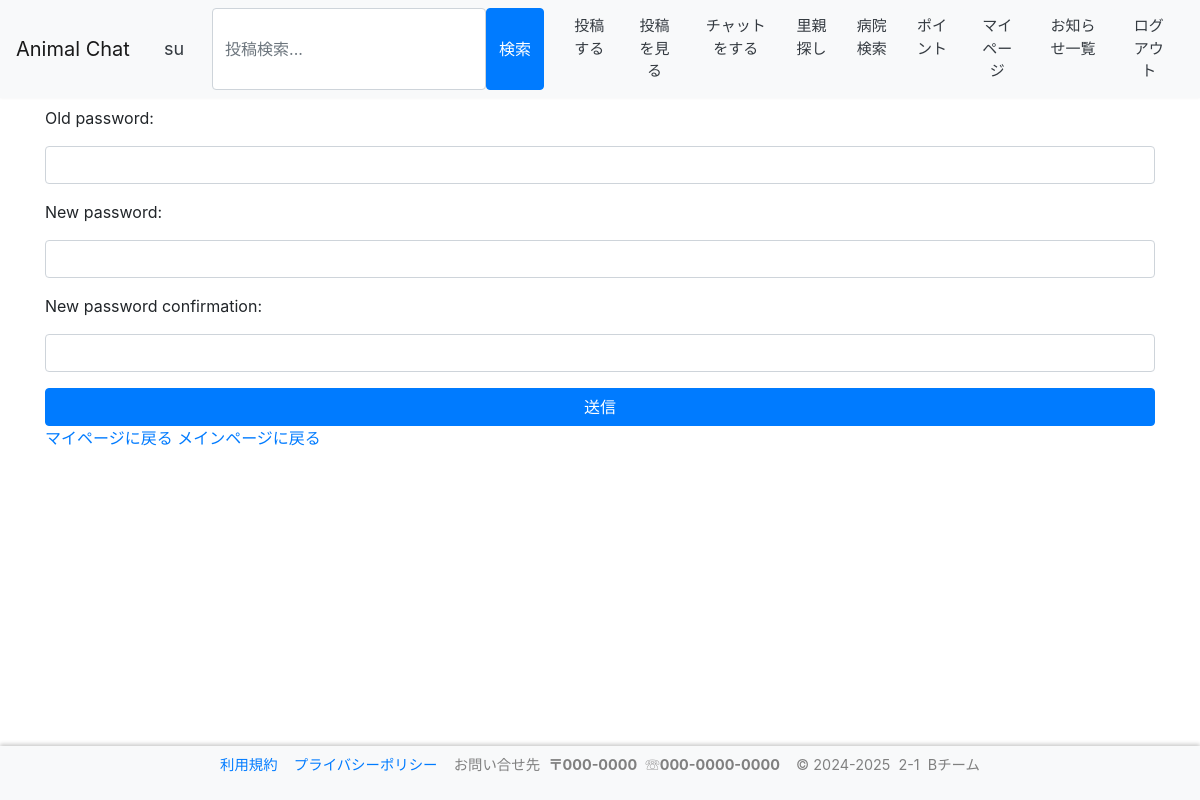
/mypage/pwchange/ (signed in), run on an earlier commit of the app's database.
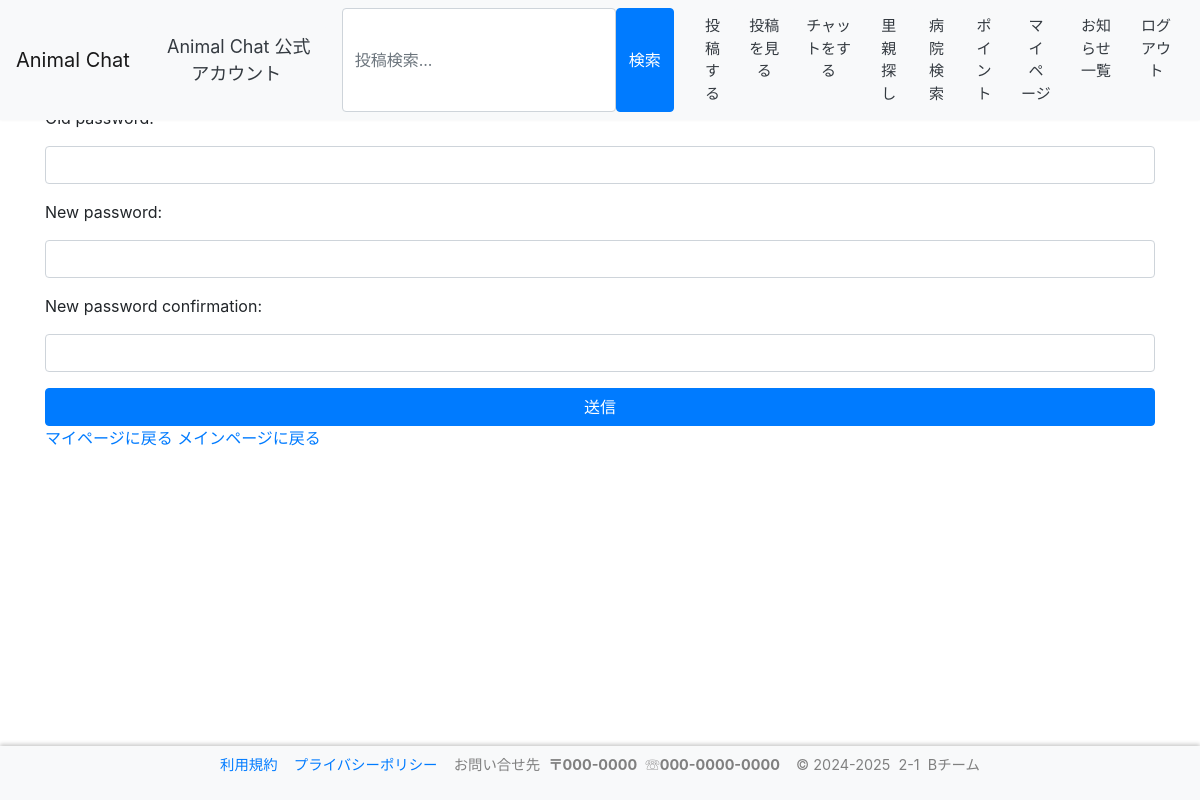
And on a later commit of the database.
### accounts/models.py (models this page shows)
class User(AbstractBaseUser, PermissionsMixin):
    screen_name = models.CharField(
        gettext_lazy('アカウント名'),
        max_length=128,
        default='',
        blank=True,
        help_text=gettext_lazy('128文字以内で入力してください'),
    )
    email = models.EmailField(gettext_lazy('メールアドレス'), unique=True)
    is_staff = models.BooleanField(
        gettext_lazy('staff status'),
        default=False,
        help_text=gettext_lazy('Designates whether the user can log into this admin site.'),
    )
    is_active = models.BooleanField(
        gettext_lazy('active'),
        default=True,
        help_text=gettext_lazy(
            'Designates whether this user should be treated as active. Unselect this instead of deleting accounts.'
        ),
    )
    date_joined = models.DateTimeField(gettext_lazy('date joined'), default=timezone.now)
    objects = CustomUserManager()
    points = models.IntegerField(
        default=0,
        blank=True,
        null=True,
    )
    pt_give = models.IntegerField(
        default=0,
        blank=True,
        null=True,
    )
    pt_temp = models.IntegerField(
        default=0,
        blank=True,
        null=True,
    )
    icon = models.ImageField(
        upload_to='icon',
        verbose_name='画像',
        null=True,
        blank=True,
        default="icon/default.png",
    )
    profile = models.TextField(
        gettext_lazy('プロフィール'),
        max_length=200,
        null=True,
        default='',
        blank=True,
        help_text=gettext_lazy('200文字以内で入力してください'),
    )
    USERNAME_FIELD = 'email'
    REQUIRED_FIELDS = []
    class Meta:
        verbose_name = gettext_lazy('user')
        verbose_name_plural = gettext_lazy('users')
    def __str__(self):
        return self.__unicode__()
    def __unicode__(self):
        return self.screen_name or self.email

### accounts/views.py (the view)
# urls.py: path("mypage/pwchange/",views.PasswordChange.as_view(),name="pwchange"),
class PasswordChange(PasswordChangeView):
    login_url = '/login/'
    """パスワード変更ビュー"""
    form_class = PasswordChangeForm
    success_url = reverse_lazy('accounts:pwdone')
    template_name = 'accounts/password_change.html'

### accounts/forms.py
class PasswordChangeForm(PasswordChangeForm):
    def __init__(self, *args, **kwargs):
        super().__init__(*args, **kwargs)
        for field in self.fields.values():
            field.widget.attrs['class'] = 'form-control'

### templates/accounts/password_change.html (shortened to what this page needs)
{% extends "base.html" %}
{% load static %}
{% block content %}
<div class="header"><h3>パスワードの変更</h3></div>
<form action="" method="POST">
    {% for field in form %}
    <div class="form-group">
        <label for="{{ field.id_for_label }}">{{ field.label_tag }}</label>
        {{ field }}
    </div>
    {% endfor %}
    <button type="submit" class="btn btn-primary btn-block">送信</button>
    <a href="{% url 'accounts:mypage' %}">マイページに戻る</a>
    <a href="{% url 'accounts:index' %}">メインページに戻る</a>
</form>
{%endblock%}

### templates/base.html (shortened to what the changed rows need)
<!doctype html>
<html lang="ja">
{% load static %}
<head>
    <link rel="stylesheet" href="https://cdn.jsdelivr.net/npm/bootstrap@4.6.0/dist/css/bootstrap.min.css"
>
    <link rel="stylesheet" href="https://cdn.jsdelivr.net/gh/gitbrent/bootstrap4-toggle@3.6.1/css/bootstrap4-toggle.min.css">
</head>
<header>
    <nav class="navbar navbar-expand-lg navbar-light bg-light">
        {% if user.is_authenticated %}
            <form method="get" action="{% url 'accounts:mypage' %}" >
                <button type="submit" class="btn btn-light text-dark me-2" style="font-size:18px;">
                    &nbsp{{ user|stringformat:"s" }}
                </button>
            </form>
        {% endif %}
    </nav>
</header>
    <body>
    <div class="container mt-3">
        <br>
        <br>
        {% block content %}{% endblock %}
    </div>
    </body>
</body>
</html>

What changed in the data, as far as the page shows it:
changed User: screen_name "su" → "Animal Chat 公式アカウント"
Also different on the page:
list line gone: "Old password: "
